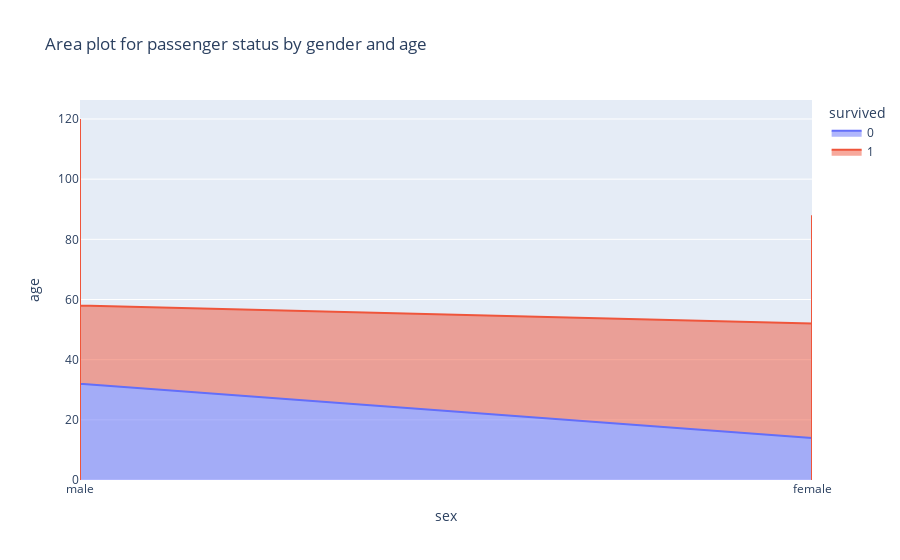

Notebook code cell kept with this figure:
### Code cell
#Area using plotly
fig=px.area(df,x='sex',y='age',color='survived',title='Area plot for passenger status by gender and age ')
fig.show()

### Figure 1 — Plotly figure (JSON) as saved in the notebook; plotly's stock layout.template omitted (floating-point values rounded to 4 significant figures; data arrays with more than 128 entries replaced by an {"elided": "..."} marker saying what was removed)
{"data": [{"fillpattern": {"shape": ""}, "hovertemplate": "survived=0<br>sex=%{x}<br>age=%{y}<extra></extra>", "legendgroup": "0", "line": {"color": "#636efa"}, "marker": {"symbol": "circle"}, "mode": "lines", "name": "0", "orientation": "v", "showlegend": true, "stackgroup": "1", "type": "scatter", "x": {"elided": "549 str values"}, "xaxis": "x", "y": {"elided": "549 float values"}, "yaxis": "y"}, {"fillpattern": {"shape": ""}, "hovertemplate": "survived=1<br>sex=%{x}<br>age=%{y}<extra></extra>", "legendgroup": "1", "line": {"color": "#EF553B"}, "marker": {"symbol": "circle"}, "mode": "lines", "name": "1", "orientation": "v", "showlegend": true, "stackgroup": "1", "type": "scatter", "x": {"elided": "342 str values"}, "xaxis": "x", "y": {"elided": "342 float values"}, "yaxis": "y"}], "layout": {"legend": {"title": {"text": "survived"}, "tracegroupgap": 0}, "title": {"text": "Area plot for passenger status by gender and age "}, "xaxis": {"anchor": "y", "domain": [0, 1], "title": {"text": "sex"}}, "yaxis": {"anchor": "x", "domain": [0, 1], "title": {"text": "age"}}}}
